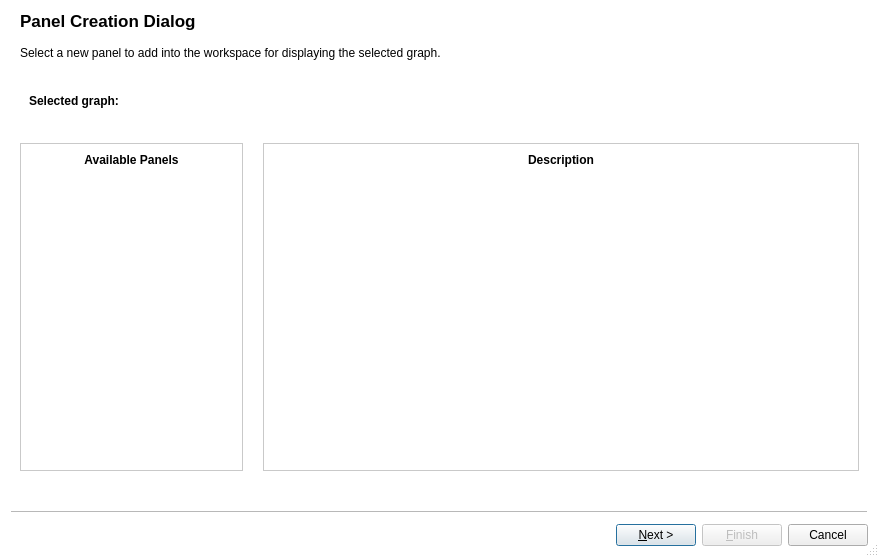
<?xml version="1.0" encoding="UTF-8"?>
<ui version="4.0">
 <class>PanelSelectionWizard</class>
 <widget class="QWizard" name="PanelSelectionWizard">
  <property name="geometry">
   <rect>
    <x>0</x>
    <y>0</y>
    <width>879</width>
    <height>557</height>
   </rect>
  </property>
  <property name="windowTitle">
   <string>Add panel</string>
  </property>
  <property name="windowIcon">
   <iconset resource="../../../../library/talipot-gui/resources/TalipotGUIResource.qrc">
    <normaloff>:/talipot/gui/icons/logo32x32.png</normaloff>:/talipot/gui/icons/logo32x32.png</iconset>
  </property>
  <property name="styleSheet">
   <string notr="true">QWizard, #choosePanelPage {
background-color: white;
}
QComboBox QTreeView {
background-color:white;
color: black;
border: 1px solid #C9C9C9;
}

#panelsFrame,#panelDescriptionFrame {
border: 1px solid #C9C9C9;
background-color: white;
}

#panelListTitle,#panelDescriptionTitle {
background-color: qlineargradient(spread:pad, x1:0, y1:0, x2:0, y2:1,
stop:1 rgba(0,0,0,0),
stop:0 #F0F0F0);
border: 0px;
}</string>
  </property>
  <property name="sizeGripEnabled">
   <bool>true</bool>
  </property>
  <property name="modal">
   <bool>true</bool>
  </property>
  <property name="options">
   <set>QWizard::ExtendedWatermarkPixmap|QWizard::HaveFinishButtonOnEarlyPages|QWizard::NoBackButtonOnStartPage</set>
  </property>
  <property name="titleFormat">
   <enum>Qt::RichText</enum>
  </property>
  <property name="subTitleFormat">
   <enum>Qt::RichText</enum>
  </property>
  <widget class="QWizardPage" name="choosePanelPage">
   <property name="title">
    <string>&lt;img src=&quot;:/talipot/app/icons/32/view-open.png&quot; width=32 height=32/&gt; Panel Creation Dialog</string>
   </property>
   <attribute name="pageId">
    <string notr="true">0</string>
   </attribute>
   <layout class="QVBoxLayout" name="verticalLayout">
    <property name="spacing">
     <number>20</number>
    </property>
    <item>
     <widget class="QLabel" name="page1HelpLabel">
      <property name="text">
          <string>Select a new panel to add into the workspace for displaying the selected graph.</string>
      </property>
      <property name="wordWrap">
       <bool>true</bool>
      </property>
     </widget>
    </item>
    <item>
     <widget class="QFrame" name="selectGraphFrame">
      <layout class="QHBoxLayout" name="selectGraphLayout">
       <property name="spacing">
        <number>10</number>
       </property>
       <item>
        <widget class="QLabel" name="graphComboTitle">
         <property name="sizePolicy">
          <sizepolicy hsizetype="Maximum" vsizetype="Preferred">
           <horstretch>0</horstretch>
           <verstretch>0</verstretch>
          </sizepolicy>
         </property>
         <property name="text">
          <string>&lt;b&gt;Selected graph:&lt;/b&gt;</string>
         </property>
        </widget>
       </item>
       <item>
        <widget class="TreeViewComboBox" name="graphCombo" native="true">
         <property name="minimumSize">
          <size>
           <width>0</width>
           <height>25</height>
          </size>
         </property>
        </widget>
       </item>
      </layout>
     </widget>
    </item>
    <item>
     <layout class="QHBoxLayout" name="horizontalLayout_3">
      <property name="topMargin">
       <number>0</number>
      </property>
      <property name="rightMargin">
       <number>0</number>
      </property>
      <item>
       <widget class="QFrame" name="panelsFrame">
        <property name="sizePolicy">
         <sizepolicy hsizetype="Preferred" vsizetype="Preferred">
          <horstretch>30</horstretch>
          <verstretch>0</verstretch>
         </sizepolicy>
        </property>
        <property name="frameShape">
         <enum>QFrame::NoFrame</enum>
        </property>
        <property name="frameShadow">
         <enum>QFrame::Plain</enum>
        </property>
        <layout class="QVBoxLayout" name="verticalLayout_3">
         <property name="margin">
          <number>0</number>
         </property>
         <item>
          <widget class="QLabel" name="panelListTitle">
           <property name="minimumSize">
            <size>
             <width>0</width>
             <height>32</height>
            </size>
           </property>
           <property name="font">
            <font>
             <weight>75</weight>
             <bold>true</bold>
            </font>
           </property>
           <property name="text">
            <string>Available Panels</string>
           </property>
           <property name="alignment">
            <set>Qt::AlignCenter</set>
           </property>
          </widget>
         </item>
         <item>
          <widget class="QListView" name="panelList">
           <property name="styleSheet">
            <string notr="true">#panelList {
background-color: white
}</string>
           </property>
           <property name="frameShape">
            <enum>QFrame::NoFrame</enum>
           </property>
           <property name="frameShadow">
            <enum>QFrame::Plain</enum>
           </property>
           <property name="flow">
            <enum>QListView::TopToBottom</enum>
           </property>
           <property name="isWrapping" stdset="0">
            <bool>false</bool>
           </property>
           <property name="resizeMode">
            <enum>QListView::Adjust</enum>
           </property>
           <property name="layoutMode">
            <enum>QListView::Batched</enum>
           </property>
           <property name="spacing">
            <number>2</number>
           </property>
           <property name="viewMode">
            <enum>QListView::ListMode</enum>
           </property>
           <property name="uniformItemSizes">
            <bool>true</bool>
           </property>
          </widget>
         </item>
        </layout>
       </widget>
      </item>
      <item>
       <widget class="QFrame" name="panelDescriptionFrame">
        <property name="sizePolicy">
         <sizepolicy hsizetype="Preferred" vsizetype="Preferred">
          <horstretch>80</horstretch>
          <verstretch>0</verstretch>
         </sizepolicy>
        </property>
        <property name="frameShape">
         <enum>QFrame::NoFrame</enum>
        </property>
        <property name="frameShadow">
         <enum>QFrame::Plain</enum>
        </property>
        <layout class="QVBoxLayout" name="verticalLayout_4">
         <property name="margin">
          <number>0</number>
         </property>
         <item>
          <widget class="QLabel" name="panelDescriptionTitle">
           <property name="minimumSize">
            <size>
             <width>0</width>
             <height>32</height>
            </size>
           </property>
           <property name="font">
            <font>
             <weight>75</weight>
             <bold>true</bold>
            </font>
           </property>
           <property name="text">
            <string>Description</string>
           </property>
           <property name="alignment">
            <set>Qt::AlignCenter</set>
           </property>
          </widget>
         </item>
         <item>
          <widget class="QTextBrowser" name="panelDescription">
           <property name="acceptDrops">
            <bool>false</bool>
           </property>
           <property name="frameShape">
            <enum>QFrame::NoFrame</enum>
           </property>
           <property name="textInteractionFlags">
            <set>Qt::LinksAccessibleByMouse|Qt::TextSelectableByMouse</set>
           </property>
          </widget>
         </item>
        </layout>
       </widget>
      </item>
     </layout>
    </item>
    <item>
     <layout class="QVBoxLayout" name="page1BottomLayout">
      <property name="spacing">
       <number>10</number>
      </property>
      <item>
       <layout class="QHBoxLayout" name="horizontalLayout">
        <item>
         <spacer name="horizontalSpacer">
          <property name="orientation">
           <enum>Qt::Horizontal</enum>
          </property>
          <property name="sizeHint" stdset="0">
           <size>
            <width>40</width>
            <height>20</height>
           </size>
          </property>
         </spacer>
        </item>
       </layout>
      </item>
     </layout>
    </item>
   </layout>
  </widget>
  <widget class="QWizardPage" name="placeHolder"/>
 </widget>
 <customwidgets>
  <customwidget>
   <class>TreeViewComboBox</class>
   <extends>QWidget</extends>
   <header>talipot/TreeViewComboBox.h</header>
   <container>1</container>
  </customwidget>
 </customwidgets>
 <resources>
  <include location="../../../../library/talipot-gui/resources/TalipotGUIResource.qrc"/>
  <include location="../resources/TalipotApp.qrc"/>
 </resources>
 <connections/>
 <slots>
  <slot>graphSelected(int)</slot>
 </slots>
</ui>
